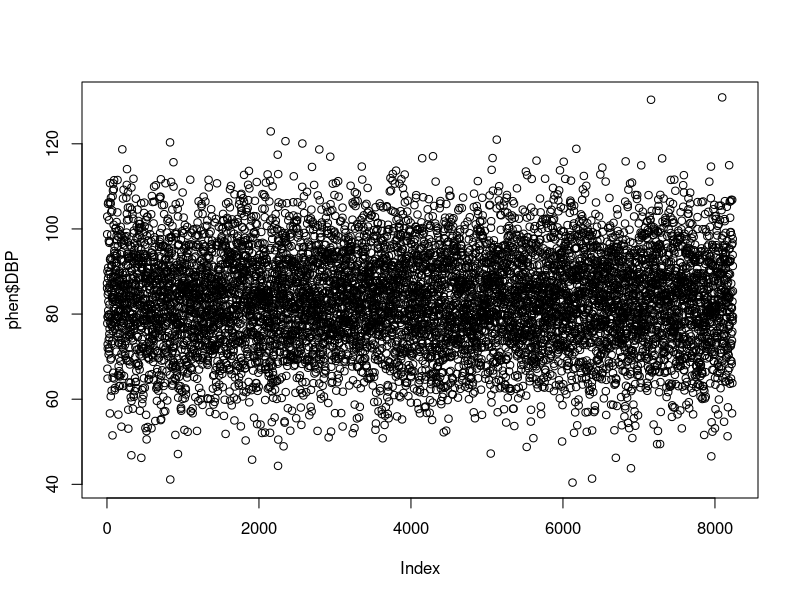
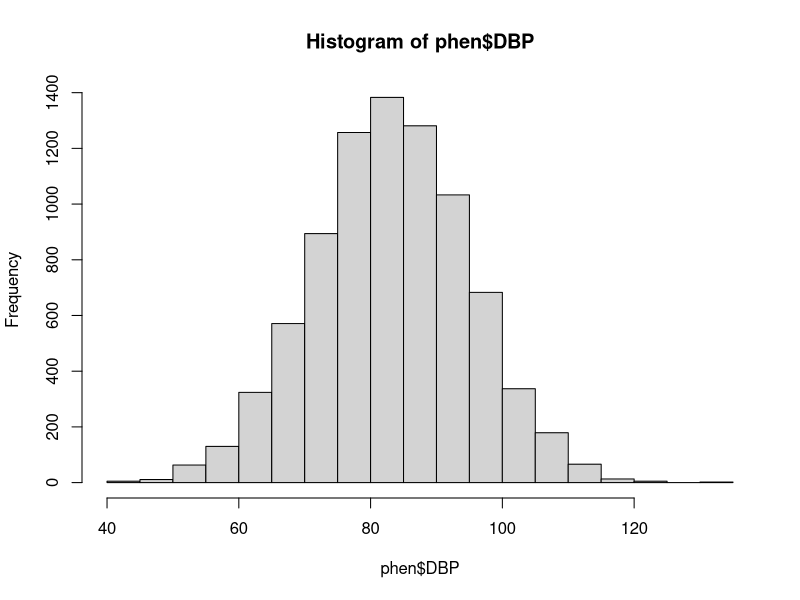
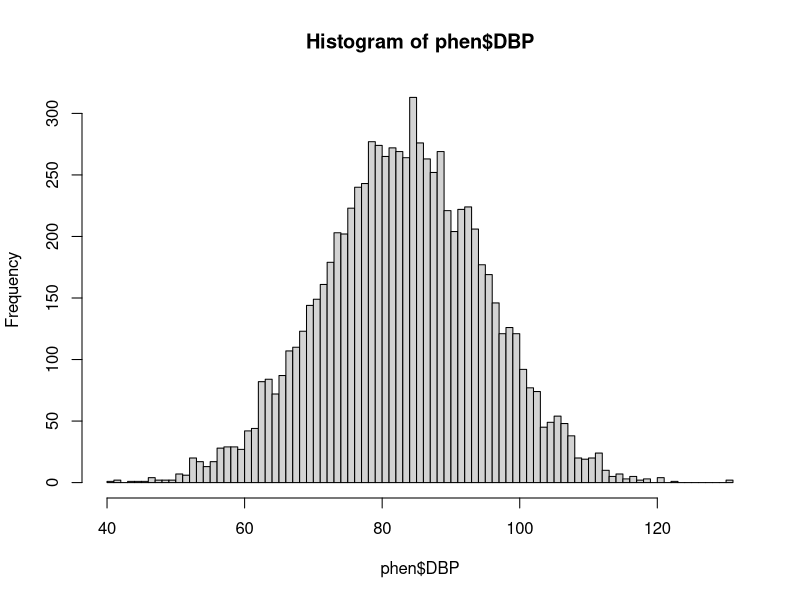
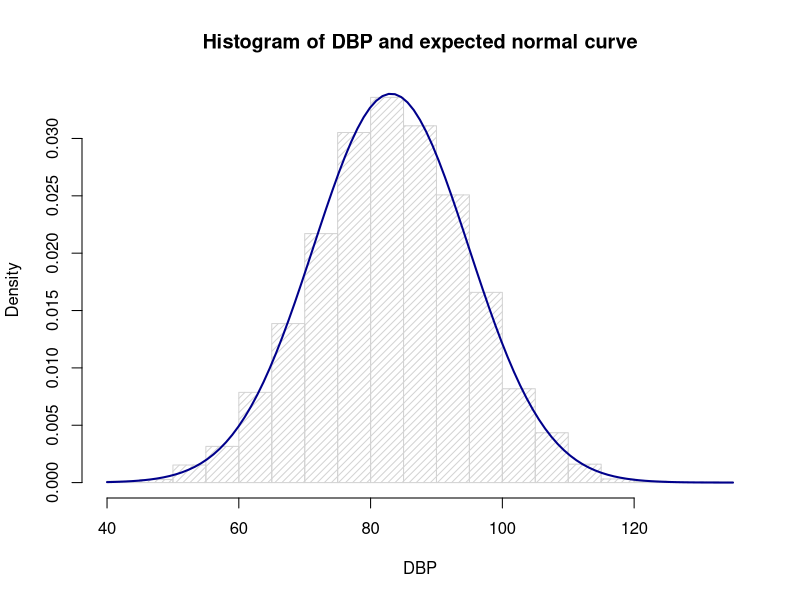
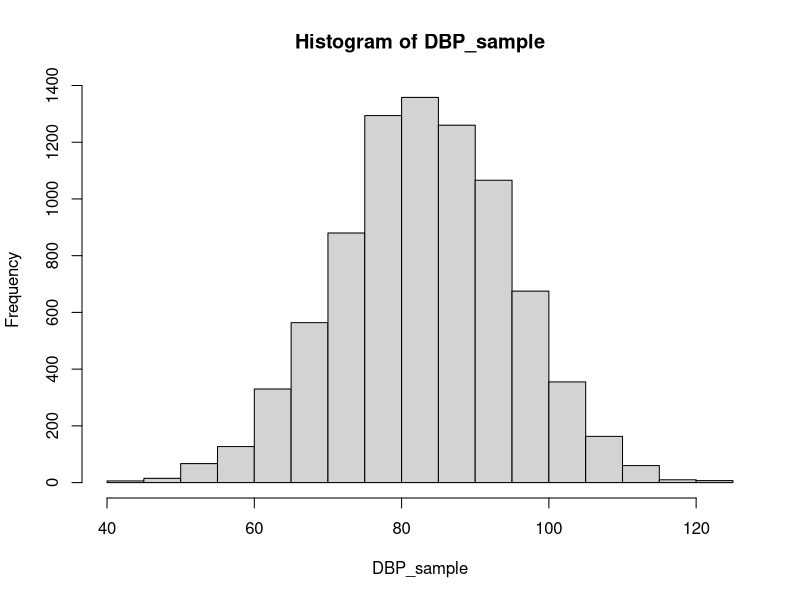
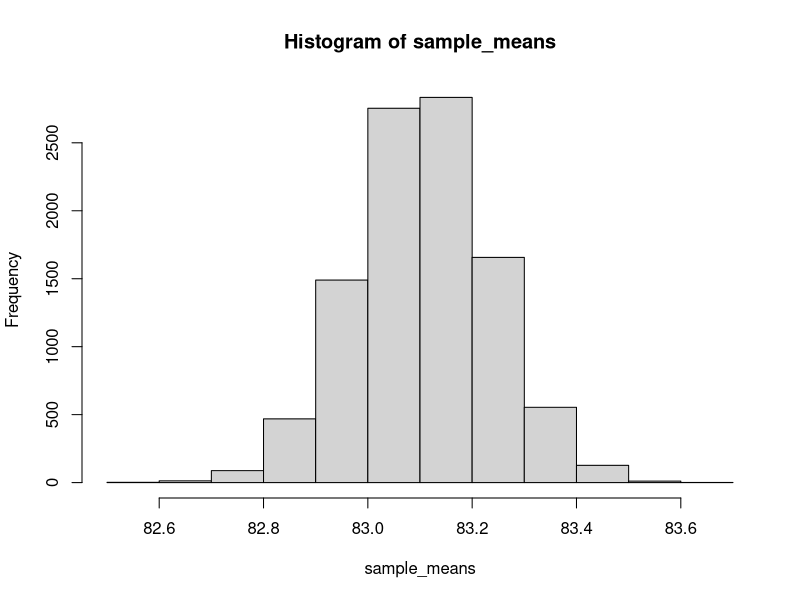
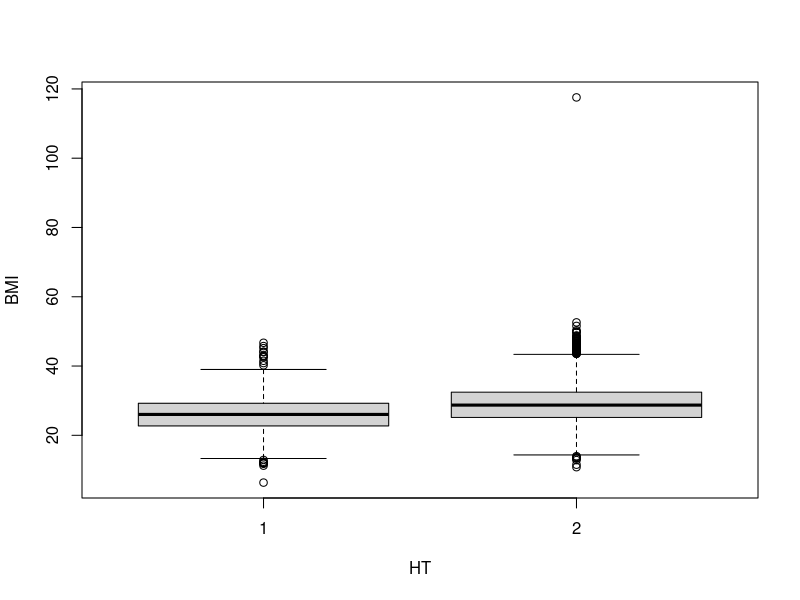
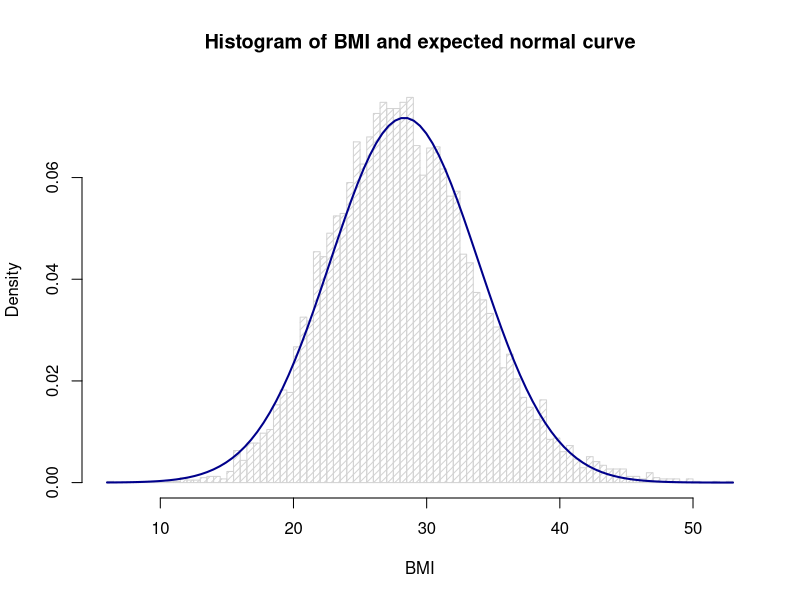

Generate these figures, in order, with R: (Note: this script raises an error after producing the figures.)
###########
## INTRO ##
###########


# This is an R script
# It is just a plain text file, and it has a ".R" suffix so that humans know that it is R code insde
# In R Studio you can tell R to evaluate a line by simply putting the cursor on the line and pressing ctrl+enter (or cmd+enter if you are on a mac)
# Any line that begins with a '#' is ignored - this is known as a 'comment', not a piece of code
# But any other line will be executed. For example, execute the following sum:

1 + 1



##################
## READING DATA ##
##################


# We will play around with some data
# Read in the phenotype data that we're going to be using for the practicals

phen <- read.table("data/genetic/phen.txt", header=TRUE, stringsAsFactors=FALSE)


# What does the data look like?

dim(phen)
head(phen)


# What kind of data is 'phen'

class(phen)


# Data frames are tables, each column can be a different type of data.

# Let's look at diastolic blood pressure (DBP)
# We can extract just the DBP column like this:

phen$DBP


# This prints a lot of stuff to the console, we can use the 'head' function to avoid this:

head(phen$DBP)


# What kind of data is this column?

class(phen$DBP)


# What kind of data is the FID column?

class(phen$FID)


# So we see that there are different data types in the 'phen' data.frame

# What does the DBP data look like?
summary(phen$DBP)


# Let's plot the data
plot(phen$DBP)

# This is just plotting the values in the order that it finds them
# More useful might be a histogram

hist(phen$DBP)

# We can get finer resolution

hist(phen$DBP, breaks=100)

# What is the mean value of phen$DBP?

mean(phen$DBP)

# What is the standard deviation?

sd(phen$DBP)



# What is the median and the mode?
# Write the code here.



# Is this normally distributed?
# Let's compare it to the expected normal distribution curve for the same mean and standard deviation

hist(phen$DBP, prob=TRUE, density=20, main="Histogram of DBP and expected normal curve", xlab="DBP")
curve(
	dnorm(x, mean=mean(phen$DBP), sd=sd(phen$DBP)),
	col="darkblue",
	lwd=2,
	add=TRUE,
	yaxt="n"
)


# Make the same plot, but for BMI
# Write the code here.




#####################
## STANDARD ERRORS ##
#####################


# The standard error of the mean can be calculated like this:
# The standard deviation divided by the sqrt of the sample size
sd(phen$DBP) / sqrt(length(phen$DBP))


# We could use R to calculate an empirical standard error

# 1. Sample with replacement the same number of individuals from the data
# 2. Record the mean
# 3. Repeat

# To sample values with replacement, we can use the sample command, for example here is a vector of 1 to 10

1:10

# Now we sample it with replacement:

sample(1:10, replace=TRUE)

# See that sometimes the same number has occurred more than once
# We can do the same using the DBP phenotype

# What happens if we estimate the mean using just 10 individuals
# Get 10 individuals chosen at random, WITH replacement
DBP_sample <- sample(phen$DBP, replace=TRUE)
hist(DBP_sample)

# Notice the mean is slightly different from the original values
mean(DBP_sample)
mean(phen$DBP)

# Let's do this 10000 times

nsample <- 10000
sample_means <- array(0, nsample)
for(i in 1:nsample)
{
	message(i)
	DBP_sample <- sample(phen$DBP, replace=TRUE)
	sample_means[i] <- mean(DBP_sample)
}

# What do our sampled means look like? Plot a histogram of all the sample means
hist(sample_means)

# Compare the standard deviation of the sample means to the standard error
sd(sample_means)
sd(phen$DBP) / sqrt(length(phen$DBP))

# Quite close...
# The standard error of the mean relates to what would happen if we did the same experiment lots of times
# This is the logic behind 'frequentist' statistics



#############
## T tests ##
#############



# Is the mean value of BMI different between people with and without hypertension?

# Let's look at the hypertension variable

summary(phen$HT)
table(phen$HT)

# How does BMI differ between cases and controls?
# Let's make a boxplot

boxplot(BMI ~ HT, phen)

# Looks like we have an outlier in BMI.
# Let's remove outliers using the rule:
# If a value is +/- 5 standard deviations from the mean then remove it

index1 <- phen$BMI > mean(phen$BMI) + 5 * sd(phen$BMI)
index2 <- phen$BMI < mean(phen$BMI) - 5 * sd(phen$BMI)

# How many outliers do we have?
table(index1)
table(index2)

# Remove anyone who is in index1 or index2
phen$BMI[index1 | index2] <- NA


# Let's calculate the mean of BMI
mean(phen$BMI)

# Problem: There are now missing values in the data. To account for this:
mean(phen$BMI, na.rm=TRUE)

# What does the BMI distribution look like?
hist(phen$BMI, prob=TRUE, density=20, breaks=100, main="Histogram of BMI and expected normal curve", xlab="BMI")
curve(
	dnorm(x, mean=mean(phen$BMI, na.rm=TRUE), sd=sd(phen$BMI, na.rm=TRUE)),
	col="darkblue",
	lwd=2,
	add=TRUE,
	yaxt="n"
)

# There is some slight skewness to the data. But it's not too bad
# You can tell this is simulated data because you wouldn't expect to see BMI values below 10!

# Let's look at the boxplot again
boxplot(BMI ~ HT, phen)

# This part
# BMI ~ HT
# Is known as a 'formula' in R. It says that BMI is a response of HT. 
# In terms of the boxplot, it makes a different box for each value of HT.

# It looks like there is a difference in means. How much precision is there in these estimates?

# Calculate the mean and standard error of the BMI amongst individuals without HT

m1 <- mean(phen$BMI[phen$HT == 1], na.rm=TRUE)
se1 <- sd(phen$BMI[phen$HT == 1], na.rm=TRUE) / sqrt(sum(phen$HT == 1 & !is.na(phen$BMI)))


# Do the same for individuals who do have HT
# Write the code here




# A T test can be conducted with this information
# Calculate the T value:
t_value <- abs(m1 - m2) / sqrt(se1^2 + se2^2)

# Get the P-value from the T value:
pt(t_value, df=nrow(phen), lower.tail=FALSE)

# Note - the precise DF is actually a more complicated formula. Just using sample size for simplicity

# A quicker way is to use R's built in t.test function
t.test(phen$BMI[phen$HT == 1], phen$BMI[phen$HT == 2])



#######################
## Linear regression ##
#######################



# Let's look at the C-reactive protein (CRP) measures

hist(phen$CRP, breaks=100)

# This is heavily skewed. And it looks like there are some outliers.
# Let's log transform the variable


phen$logCRP <- log(phen$CRP)
hist(phen$logCRP)

# This looks much better. Let's remove any outliers as we did last time:

index1 <- phen$logCRP > mean(phen$logCRP) + 3 * sd(phen$logCRP)
index2 <- phen$logCRP < mean(phen$logCRP) - 3 * sd(phen$logCRP)
phen$logCRP[index1 | index2] <- NA


# How many outliers were there?

table(is.na(phen$logCRP))


# Let's plot this distribution
hist(phen$logCRP, prob=TRUE, density=20, breaks=100, main="Histogram of logCRP and expected normal curve", xlab="logCRP")
curve(
	dnorm(x, mean=mean(phen$logCRP, na.rm=TRUE), sd=sd(phen$logCRP, na.rm=TRUE)),
	col="darkblue",
	lwd=2,
	add=TRUE,
	yaxt="n"
)


# We've been using this same bit of code a lot
# To be more efficient in future, we should use functions

plot_distribution <- function(y, main_title="Histogram and expected normal curve", x_title="Values")
{
	hist(y, prob=TRUE, density=20, breaks=100, main=main_title, xlab=x_title)
	curve(
		dnorm(x, mean=mean(y, na.rm=TRUE), sd=sd(y, na.rm=TRUE)),
		col="darkblue",
		lwd=2,
		add=TRUE,
		yaxt="n"
	)
}

plot_distribution(phen$logCRP, main_title="logCRP")

# Here we have defined our own function called plot_distribution
# We can now pass any vector of values to it and it will do the same operation

plot_distribution(phen$BMI, main_title="BMI")
plot_distribution(phen$DBP, main_title="DBP")


# Is CRP associated with BMI?

plot(BMI ~ logCRP, phen)

# It looks like there is a positive relationship, let's draw a line of best fit
# The regression line can be calculated using this formula:

slope <- cov(phen$BMI, phen$logCRP, use="pair") / var(phen$logCRP, na.rm=TRUE)
intercept <- mean(phen$BMI, na.rm=TRUE) - slope * mean(phen$logCRP, na.rm=TRUE)

plot(BMI ~ logCRP, phen)
abline(a = intercept, b = slope, col="darkred", lwd=3)


# Alternatively, we can use R's built in linear regression tools
# This is how to calculate the linear regression:

lm(BMI ~ logCRP, data=phen)

# We can use this to draw the regression line
plot(BMI ~ logCRP, phen, col="grey")
abline(lm(BMI ~ logCRP, phen), col="blue", lwd=3)

# lm is actually quite a powerful tool. It provides diagnostics about the regression
plot(lm(BMI ~ logCRP, phen))
# These are used to interpret how influential a particular point is on the model

# What happens if we want to estimate the effect of CRP but fitting SBP and DBP as covariates?
lm(BMI ~ logCRP + SBP + DBP, phen)

# We can get the standard errors of these estimates

summary(lm(BMI ~ logCRP + SBP + DBP, phen))

# This is the result from a multiple regression.
# You can calculate this directly using matrix operations
# Note - handling missing values requires more complex methods, just setting missing values to 0 for convenience


X <- as.matrix(data.frame(intercept=1, logCRP=phen$logCRP, SBP=phen$SBP, DBP=phen$DBP))
X[is.na(X)] <- 0
y <- as.matrix(phen$BMI)
y[is.na(y)] <- 0

solve(t(X) %*% X, na.rm=TRUE) %*% t(X) %*% y


# What is the power of detecting an effect of this magnitude for different sample sizes?
# How much variance is explained by logCRP on BMI?

sample_sizes <- seq(50, 500, by=50)
variance_explained <- cor(phen$logCRP, phen$BMI, use="pair")^2

pwr <- power.anova.test(n=sample_sizes, groups=2, between.var=variance_explained, within.var=1-variance_explained, sig.level=0.05)

plot(pwr$power ~ pwr$n)



#########################
## Logistic regression ##
#########################



# What is the effect of BMI on hypertension?

# We could do an approximate odds ratio
# Let's dichotomise BMI to be values above the mean or below the mean

phen$BMI_binary <- NA
phen$BMI_binary[phen$BMI >= mean(phen$BMI, na.rm=TRUE)] <- 1
phen$BMI_binary[phen$BMI < mean(phen$BMI, na.rm=TRUE)] <- 0

table(phen$BMI_binary)

# Calculate the odds ratio between hypertension and high/low BMI
tab <- table(phen$HT, phen$BMI_binary)

# Odds of high BMI in a case / odds of low BMI in a case
# Odds of high BMI in a case
ohb <- tab[1,1] / tab[1,2]

# Odds of low BMI in a case
olb <- tab[1,2] / tab[2,2]

odds_ratio <- ohb / olb
olb / ohb

# Big effect...

# What is the effect of an increase in a BMI unit on risk of HT?
# We can use logistic regression to calculate the log of the odds ratio
glm(as.factor(HT) ~ BMI, phen, family="binomial")

# This is a generalised linear model - it uses the logit link function to regress BMI against the binary outcome

# We can obtain standard errors using 'summary'
summary(glm(as.factor(HT) ~ BMI, phen, family="binomial"))

# let's save the coefficients

res <- coefficients(summary(glm(as.factor(HT) ~ BMI, phen, family="binomial")))
res

# The probability of having hypertension for every increase of one unit in BMI:

exp(res[2,1])


# We can visualise how the link function works by plotting it:
# E.g. for HT and DBP
# Let's just use 20 values for clarity

index <- c(which(phen$HT == 1)[1:10], which(phen$HT == 2)[1:10])

plot(I(HT-1) ~ DBP, phen[index,], col="darkblue", ylab="HT", xlim=c(50,110))
mod <- glm(as.factor(HT) ~ DBP, family=binomial, phen, na.action="na.exclude")
curve(predict(mod, data.frame(DBP=x), type="resp"), add=TRUE)
points(phen$DBP[index], fitted(mod)[index], pch=10)
